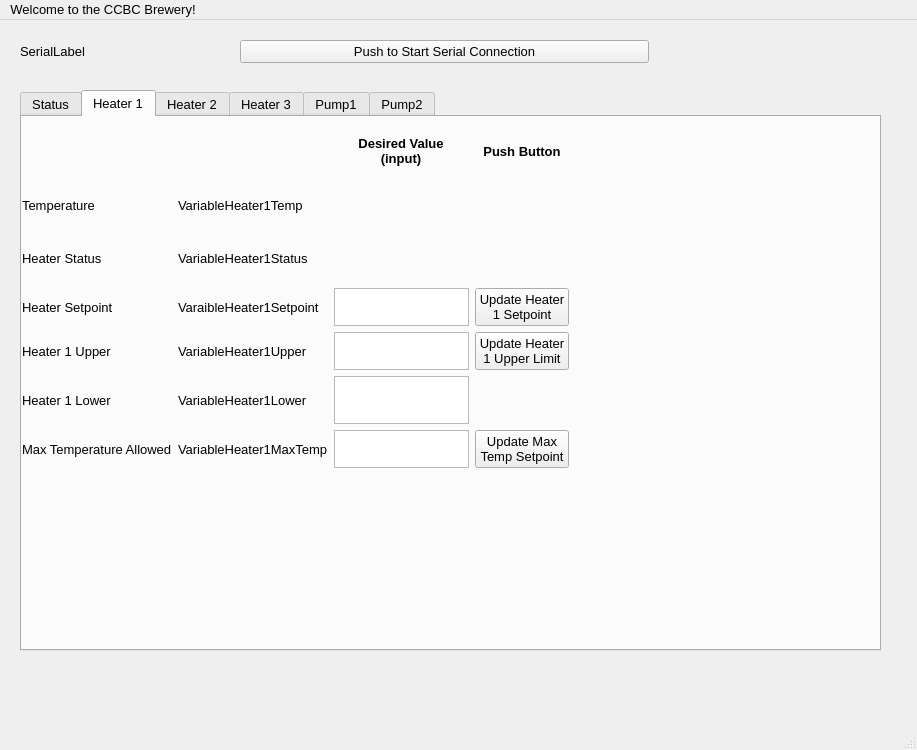
<?xml version="1.0" encoding="UTF-8"?>
<ui version="4.0">
 <class>MainWindow</class>
 <widget class="QMainWindow" name="MainWindow">
  <property name="geometry">
   <rect>
    <x>0</x>
    <y>0</y>
    <width>917</width>
    <height>750</height>
   </rect>
  </property>
  <property name="font">
   <font>
    <pointsize>10</pointsize>
   </font>
  </property>
  <property name="windowTitle">
   <string>MainWindow</string>
  </property>
  <property name="autoFillBackground">
   <bool>false</bool>
  </property>
  <widget class="QWidget" name="centralwidget">
   <widget class="QTabWidget" name="TabWidget">
    <property name="geometry">
     <rect>
      <x>20</x>
      <y>70</y>
      <width>861</width>
      <height>561</height>
     </rect>
    </property>
    <property name="currentIndex">
     <number>1</number>
    </property>
    <widget class="QWidget" name="TabStatus">
     <attribute name="title">
      <string>Status</string>
     </attribute>
     <widget class="QWidget" name="gridLayoutWidget">
      <property name="geometry">
       <rect>
        <x>9</x>
        <y>19</y>
        <width>571</width>
        <height>411</height>
       </rect>
      </property>
      <layout class="QGridLayout" name="gridLayout">
       <item row="2" column="5">
        <widget class="QLabel" name="LabelH2">
         <property name="text">
          <string>LabelH2</string>
         </property>
        </widget>
       </item>
       <item row="4" column="4">
        <widget class="QLabel" name="VariablePress4">
         <property name="text">
          <string>VariablePress4</string>
         </property>
        </widget>
       </item>
       <item row="3" column="3">
        <widget class="QLabel" name="LabelPress3">
         <property name="text">
          <string>LabelPress3</string>
         </property>
        </widget>
       </item>
       <item row="1" column="5">
        <widget class="QLabel" name="LabelH1">
         <property name="text">
          <string>LabelH1</string>
         </property>
        </widget>
       </item>
       <item row="4" column="3">
        <widget class="QLabel" name="LabelPress4">
         <property name="text">
          <string>LabelPress4</string>
         </property>
        </widget>
       </item>
       <item row="1" column="3">
        <widget class="QLabel" name="LabelPress1">
         <property name="text">
          <string>LabelPress1</string>
         </property>
        </widget>
       </item>
       <item row="2" column="1">
        <widget class="QLabel" name="LabelT2">
         <property name="text">
          <string>LabelT2</string>
         </property>
        </widget>
       </item>
       <item row="0" column="3" colspan="2" alignment="Qt::AlignHCenter">
        <widget class="QLabel" name="HeaderPressure">
         <property name="font">
          <font>
           <weight>75</weight>
           <bold>true</bold>
          </font>
         </property>
         <property name="lineWidth">
          <number>1</number>
         </property>
         <property name="text">
          <string>Pressures</string>
         </property>
        </widget>
       </item>
       <item row="2" column="4">
        <widget class="QLabel" name="VariablePress2">
         <property name="text">
          <string>VariablePress2</string>
         </property>
        </widget>
       </item>
       <item row="7" column="5">
        <widget class="QLabel" name="LabelPump3">
         <property name="text">
          <string>LabelPump3</string>
         </property>
        </widget>
       </item>
       <item row="6" column="5">
        <widget class="QLabel" name="LabelPump2">
         <property name="text">
          <string>LabelPump2</string>
         </property>
        </widget>
       </item>
       <item row="3" column="2">
        <widget class="QLabel" name="VariableT3">
         <property name="text">
          <string>VariableT3</string>
         </property>
        </widget>
       </item>
       <item row="0" column="1" colspan="2" alignment="Qt::AlignHCenter">
        <widget class="QLabel" name="HeaderTemperature">
         <property name="font">
          <font>
           <weight>75</weight>
           <bold>true</bold>
          </font>
         </property>
         <property name="lineWidth">
          <number>1</number>
         </property>
         <property name="text">
          <string>Temperatures (F)</string>
         </property>
        </widget>
       </item>
       <item row="1" column="4">
        <widget class="QLabel" name="VariablePress1">
         <property name="text">
          <string>VariablePress1</string>
         </property>
        </widget>
       </item>
       <item row="1" column="2">
        <widget class="QLabel" name="VariableT1">
         <property name="text">
          <string>VariableT1</string>
         </property>
        </widget>
       </item>
       <item row="1" column="1">
        <widget class="QLabel" name="LabelT1">
         <property name="autoFillBackground">
          <bool>true</bool>
         </property>
         <property name="text">
          <string>LabelT1</string>
         </property>
        </widget>
       </item>
       <item row="5" column="5">
        <widget class="QLabel" name="LabelPump1">
         <property name="text">
          <string>LabelPump1</string>
         </property>
        </widget>
       </item>
       <item row="3" column="1">
        <widget class="QLabel" name="LabelT3">
         <property name="text">
          <string>LabelT3</string>
         </property>
        </widget>
       </item>
       <item row="9" column="1">
        <widget class="QLabel" name="LabelT9">
         <property name="text">
          <string>LabelT9</string>
         </property>
        </widget>
       </item>
       <item row="3" column="5">
        <widget class="QLabel" name="LabelH3">
         <property name="text">
          <string>LabelH3</string>
         </property>
        </widget>
       </item>
       <item row="2" column="3">
        <widget class="QLabel" name="LabelPress2">
         <property name="text">
          <string>LabelPress2</string>
         </property>
        </widget>
       </item>
       <item row="8" column="2">
        <widget class="QLabel" name="VariableT8">
         <property name="text">
          <string>VariableT8</string>
         </property>
        </widget>
       </item>
       <item row="6" column="1">
        <widget class="QLabel" name="LabelT6">
         <property name="text">
          <string>LabelT6</string>
         </property>
        </widget>
       </item>
       <item row="7" column="1">
        <widget class="QLabel" name="LabelT7">
         <property name="text">
          <string>LabelT7</string>
         </property>
        </widget>
       </item>
       <item row="6" column="2">
        <widget class="QLabel" name="VariableT6">
         <property name="text">
          <string>VariableT6</string>
         </property>
        </widget>
       </item>
       <item row="8" column="1">
        <widget class="QLabel" name="LabelT8">
         <property name="text">
          <string>LabelT8</string>
         </property>
        </widget>
       </item>
       <item row="7" column="2">
        <widget class="QLabel" name="VariableT7">
         <property name="text">
          <string>VariableT7</string>
         </property>
        </widget>
       </item>
       <item row="2" column="2">
        <widget class="QLabel" name="VariableT2">
         <property name="text">
          <string>VariableT2</string>
         </property>
        </widget>
       </item>
       <item row="4" column="1">
        <widget class="QLabel" name="LabelT4">
         <property name="text">
          <string>LabelT4</string>
         </property>
        </widget>
       </item>
       <item row="9" column="2">
        <widget class="QLabel" name="VariableT9">
         <property name="text">
          <string>VariableT9</string>
         </property>
        </widget>
       </item>
       <item row="4" column="2">
        <widget class="QLabel" name="VariableT4">
         <property name="text">
          <string>VariableT4</string>
         </property>
        </widget>
       </item>
       <item row="3" column="4">
        <widget class="QLabel" name="VariablePress3">
         <property name="text">
          <string>VariablePress3</string>
         </property>
        </widget>
       </item>
       <item row="5" column="1">
        <widget class="QLabel" name="LabelT5">
         <property name="text">
          <string>LabelT5</string>
         </property>
        </widget>
       </item>
       <item row="5" column="2">
        <widget class="QLabel" name="VariableT5">
         <property name="text">
          <string>VariableT5</string>
         </property>
        </widget>
       </item>
       <item row="1" column="6">
        <widget class="QLabel" name="VariableH1">
         <property name="text">
          <string>VariableH1</string>
         </property>
        </widget>
       </item>
       <item row="0" column="5" colspan="2" alignment="Qt::AlignHCenter">
        <widget class="QLabel" name="HeaderController">
         <property name="font">
          <font>
           <weight>75</weight>
           <bold>true</bold>
          </font>
         </property>
         <property name="text">
          <string>Controller Statuses</string>
         </property>
        </widget>
       </item>
       <item row="2" column="6">
        <widget class="QLabel" name="VariableH2">
         <property name="text">
          <string>VariableH2</string>
         </property>
        </widget>
       </item>
       <item row="3" column="6">
        <widget class="QLabel" name="VariableH3">
         <property name="text">
          <string>VariableH3</string>
         </property>
        </widget>
       </item>
       <item row="5" column="6">
        <widget class="QLabel" name="VariablePump1">
         <property name="text">
          <string>VariablePump1</string>
         </property>
        </widget>
       </item>
       <item row="6" column="6">
        <widget class="QLabel" name="VariablePump2">
         <property name="text">
          <string>VaraiblePump2</string>
         </property>
        </widget>
       </item>
       <item row="7" column="6">
        <widget class="QLabel" name="VariablePump3">
         <property name="text">
          <string>VariablePump3</string>
         </property>
        </widget>
       </item>
      </layout>
     </widget>
    </widget>
    <widget class="QWidget" name="TabHeater1">
     <attribute name="title">
      <string>Heater 1</string>
     </attribute>
     <widget class="QWidget" name="gridLayoutWidget_2">
      <property name="geometry">
       <rect>
        <x>0</x>
        <y>10</y>
        <width>547</width>
        <height>341</height>
       </rect>
      </property>
      <layout class="QGridLayout" name="gridLayout_2">
       <item row="4" column="0">
        <widget class="QLabel" name="LabelHeater1Upper">
         <property name="text">
          <string>Heater 1 Upper</string>
         </property>
        </widget>
       </item>
       <item row="2" column="0">
        <widget class="QLabel" name="LabelHeaterStatus">
         <property name="text">
          <string>Heater Status</string>
         </property>
        </widget>
       </item>
       <item row="3" column="0">
        <widget class="QLabel" name="LabelHeaterSetpointName">
         <property name="text">
          <string>Heater Setpoint</string>
         </property>
        </widget>
       </item>
       <item row="3" column="3">
        <widget class="QPushButton" name="ButtonUpdateHeater1Setpoint">
         <property name="text">
          <string>Update Heater 
1 Setpoint</string>
         </property>
        </widget>
       </item>
       <item row="3" column="1">
        <widget class="QLabel" name="VariableHeater1Setpoint">
         <property name="text">
          <string>VaraibleHeater1Setpoint</string>
         </property>
        </widget>
       </item>
       <item row="3" column="2" alignment="Qt::AlignHCenter|Qt::AlignVCenter">
        <widget class="QTextEdit" name="InputHeater1Setpoint">
         <property name="sizePolicy">
          <sizepolicy hsizetype="Expanding" vsizetype="Ignored">
           <horstretch>0</horstretch>
           <verstretch>1</verstretch>
          </sizepolicy>
         </property>
         <property name="minimumSize">
          <size>
           <width>0</width>
           <height>2</height>
          </size>
         </property>
         <property name="maximumSize">
          <size>
           <width>16777215</width>
           <height>8777207</height>
          </size>
         </property>
        </widget>
       </item>
       <item row="1" column="0">
        <widget class="QLabel" name="LabelHeater1Temp">
         <property name="text">
          <string>Temperature</string>
         </property>
        </widget>
       </item>
       <item row="0" column="2" alignment="Qt::AlignHCenter">
        <widget class="QLabel" name="HeaderDesiredValue">
         <property name="font">
          <font>
           <weight>75</weight>
           <bold>true</bold>
          </font>
         </property>
         <property name="text">
          <string>Desired Value 
(input)</string>
         </property>
         <property name="alignment">
          <set>Qt::AlignCenter</set>
         </property>
        </widget>
       </item>
       <item row="6" column="0">
        <widget class="QLabel" name="LabelHeater1MaxTemp">
         <property name="text">
          <string>Max Temperature Allowed</string>
         </property>
        </widget>
       </item>
       <item row="6" column="1">
        <widget class="QLabel" name="VariableHeater1MaxTemp">
         <property name="text">
          <string>VariableHeater1MaxTemp</string>
         </property>
        </widget>
       </item>
       <item row="2" column="1">
        <widget class="QLabel" name="VariableHeater1Status">
         <property name="text">
          <string>VariableHeater1Status</string>
         </property>
        </widget>
       </item>
       <item row="1" column="1">
        <widget class="QLabel" name="VariableHeater1Temp">
         <property name="text">
          <string>VariableHeater1Temp</string>
         </property>
        </widget>
       </item>
       <item row="6" column="2" alignment="Qt::AlignHCenter|Qt::AlignVCenter">
        <widget class="QTextEdit" name="InputHeater1MaxTemp">
         <property name="sizePolicy">
          <sizepolicy hsizetype="Expanding" vsizetype="Ignored">
           <horstretch>0</horstretch>
           <verstretch>1</verstretch>
          </sizepolicy>
         </property>
         <property name="maximumSize">
          <size>
           <width>16777215</width>
           <height>8777215</height>
          </size>
         </property>
        </widget>
       </item>
       <item row="0" column="3">
        <widget class="QLabel" name="HeaderDesiredValue_2">
         <property name="font">
          <font>
           <weight>75</weight>
           <bold>true</bold>
          </font>
         </property>
         <property name="text">
          <string>Push Button</string>
         </property>
         <property name="alignment">
          <set>Qt::AlignCenter</set>
         </property>
        </widget>
       </item>
       <item row="6" column="3">
        <widget class="QPushButton" name="ButtonUpdateHeater1MaxTemp">
         <property name="text">
          <string>Update Max 
Temp Setpoint</string>
         </property>
        </widget>
       </item>
       <item row="5" column="0">
        <widget class="QLabel" name="LabelHeater1Lower">
         <property name="text">
          <string>Heater 1 Lower</string>
         </property>
        </widget>
       </item>
       <item row="4" column="1">
        <widget class="QLabel" name="VariableHeater1Upper">
         <property name="text">
          <string>VariableHeater1Upper</string>
         </property>
        </widget>
       </item>
       <item row="5" column="1">
        <widget class="QLabel" name="VariableHeater1Lower">
         <property name="text">
          <string>VariableHeater1Lower</string>
         </property>
        </widget>
       </item>
       <item row="4" column="2">
        <widget class="QTextEdit" name="InputHeater1Upper">
         <property name="sizePolicy">
          <sizepolicy hsizetype="Expanding" vsizetype="Ignored">
           <horstretch>0</horstretch>
           <verstretch>0</verstretch>
          </sizepolicy>
         </property>
        </widget>
       </item>
       <item row="5" column="2">
        <widget class="QTextEdit" name="InputHeater1Lower">
         <property name="sizePolicy">
          <sizepolicy hsizetype="Expanding" vsizetype="Ignored">
           <horstretch>0</horstretch>
           <verstretch>0</verstretch>
          </sizepolicy>
         </property>
        </widget>
       </item>
       <item row="4" column="3">
        <widget class="QPushButton" name="ButtonUpdateHeater1Upper">
         <property name="text">
          <string>Update Heater
1 Upper Limit</string>
         </property>
        </widget>
       </item>
      </layout>
     </widget>
    </widget>
    <widget class="QWidget" name="TabHeater2">
     <attribute name="title">
      <string>Heater 2</string>
     </attribute>
     <widget class="QWidget" name="gridLayoutWidget_3">
      <property name="geometry">
       <rect>
        <x>0</x>
        <y>10</y>
        <width>531</width>
        <height>232</height>
       </rect>
      </property>
      <layout class="QGridLayout" name="gridLayout_3">
       <item row="2" column="0">
        <widget class="QLabel" name="LabelHeater2Status">
         <property name="text">
          <string>Heater Status</string>
         </property>
        </widget>
       </item>
       <item row="1" column="0">
        <widget class="QLabel" name="LabelHeater2Temp">
         <property name="text">
          <string>Temperature</string>
         </property>
        </widget>
       </item>
       <item row="1" column="1">
        <widget class="QLabel" name="VariableHeater2Temp">
         <property name="text">
          <string>VariableHeater2Temp</string>
         </property>
        </widget>
       </item>
       <item row="2" column="1">
        <widget class="QLabel" name="VariableHeater2Status">
         <property name="text">
          <string>VariableHeater2Status</string>
         </property>
        </widget>
       </item>
       <item row="3" column="3">
        <widget class="QPushButton" name="ButtonUpdateHeater2Setpoint">
         <property name="text">
          <string>Update Heater 
2 Setpoint</string>
         </property>
        </widget>
       </item>
       <item row="3" column="1">
        <widget class="QLabel" name="VariableHeater2Setpoint">
         <property name="text">
          <string>VaraibleHeater2Setpoint</string>
         </property>
        </widget>
       </item>
       <item row="4" column="0">
        <widget class="QLabel" name="LabelHeater2MaxTemp">
         <property name="text">
          <string>Max Temperature Allowed</string>
         </property>
        </widget>
       </item>
       <item row="4" column="1">
        <widget class="QLabel" name="VariableHeater2MaxTemp">
         <property name="text">
          <string>VariableHeater2MaxTemp</string>
         </property>
        </widget>
       </item>
       <item row="3" column="0">
        <widget class="QLabel" name="LabelHeater2SetpointName">
         <property name="text">
          <string>Heater Setpoint</string>
         </property>
        </widget>
       </item>
       <item row="4" column="2" alignment="Qt::AlignHCenter|Qt::AlignVCenter">
        <widget class="QTextEdit" name="InputHeater2MaxTemp"/>
       </item>
       <item row="0" column="2" alignment="Qt::AlignHCenter">
        <widget class="QLabel" name="HeaderDesiredValue_3">
         <property name="font">
          <font>
           <weight>75</weight>
           <bold>true</bold>
          </font>
         </property>
         <property name="text">
          <string>Desired Value 
(input)</string>
         </property>
         <property name="alignment">
          <set>Qt::AlignCenter</set>
         </property>
        </widget>
       </item>
       <item row="4" column="3">
        <widget class="QPushButton" name="ButtonUpdateHeater2MaxTemp">
         <property name="text">
          <string>Update Max 
Temp Setpoint</string>
         </property>
        </widget>
       </item>
       <item row="3" column="2" alignment="Qt::AlignHCenter|Qt::AlignVCenter">
        <widget class="QTextEdit" name="InputHeater2Setpoint"/>
       </item>
       <item row="0" column="3">
        <widget class="QLabel" name="HeaderDesiredValue_4">
         <property name="font">
          <font>
           <weight>75</weight>
           <bold>true</bold>
          </font>
         </property>
         <property name="text">
          <string>Push Button</string>
         </property>
         <property name="alignment">
          <set>Qt::AlignCenter</set>
         </property>
        </widget>
       </item>
      </layout>
     </widget>
    </widget>
    <widget class="QWidget" name="TabHeater3">
     <attribute name="title">
      <string>Heater 3</string>
     </attribute>
     <widget class="QWidget" name="gridLayoutWidget_4">
      <property name="geometry">
       <rect>
        <x>0</x>
        <y>10</y>
        <width>531</width>
        <height>232</height>
       </rect>
      </property>
      <layout class="QGridLayout" name="gridLayout_4">
       <item row="2" column="0">
        <widget class="QLabel" name="LabelHeater3Status">
         <property name="text">
          <string>Heater Status</string>
         </property>
        </widget>
       </item>
       <item row="1" column="0">
        <widget class="QLabel" name="LabelHeater3Temp">
         <property name="text">
          <string>Temperature</string>
         </property>
        </widget>
       </item>
       <item row="1" column="1">
        <widget class="QLabel" name="VariableHeater3Temp">
         <property name="text">
          <string>VariableHeater3Temp</string>
         </property>
        </widget>
       </item>
       <item row="2" column="1">
        <widget class="QLabel" name="VariableHeater3Status">
         <property name="text">
          <string>VariableHeater3Status</string>
         </property>
        </widget>
       </item>
       <item row="3" column="3">
        <widget class="QPushButton" name="ButtonUpdateHeater3Setpoint">
         <property name="text">
          <string>Update Heater 
3 Setpoint</string>
         </property>
        </widget>
       </item>
       <item row="3" column="1">
        <widget class="QLabel" name="VariableHeater3Setpoint">
         <property name="text">
          <string>VaraibleHeater3Setpoint</string>
         </property>
        </widget>
       </item>
       <item row="4" column="0">
        <widget class="QLabel" name="LabelHeater3MaxTemp">
         <property name="text">
          <string>Max Temperature Allowed</string>
         </property>
        </widget>
       </item>
       <item row="4" column="1">
        <widget class="QLabel" name="VariableHeater3MaxTemp">
         <property name="text">
          <string>VariableHeater3MaxTemp</string>
         </property>
        </widget>
       </item>
       <item row="3" column="0">
        <widget class="QLabel" name="LabelHeater3SetpointName">
         <property name="text">
          <string>Heater Setpoint</string>
         </property>
        </widget>
       </item>
       <item row="4" column="2" alignment="Qt::AlignHCenter|Qt::AlignVCenter">
        <widget class="QTextEdit" name="InputHeater3MaxTemp"/>
       </item>
       <item row="0" column="2" alignment="Qt::AlignHCenter">
        <widget class="QLabel" name="HeaderDesiredValue_5">
         <property name="font">
          <font>
           <weight>75</weight>
           <bold>true</bold>
          </font>
         </property>
         <property name="text">
          <string>Desired Value 
(input)</string>
         </property>
         <property name="alignment">
          <set>Qt::AlignCenter</set>
         </property>
        </widget>
       </item>
       <item row="4" column="3">
        <widget class="QPushButton" name="ButtonUpdateHeater3MaxTemp">
         <property name="text">
          <string>Update Max 
Temp Setpoint</string>
         </property>
        </widget>
       </item>
       <item row="3" column="2" alignment="Qt::AlignHCenter|Qt::AlignVCenter">
        <widget class="QTextEdit" name="InputHeater3Setpoint"/>
       </item>
       <item row="0" column="3">
        <widget class="QLabel" name="HeaderDesiredValue_6">
         <property name="font">
          <font>
           <weight>75</weight>
           <bold>true</bold>
          </font>
         </property>
         <property name="text">
          <string>Push Button</string>
         </property>
         <property name="alignment">
          <set>Qt::AlignCenter</set>
         </property>
        </widget>
       </item>
      </layout>
     </widget>
    </widget>
    <widget class="QWidget" name="TabPump1">
     <property name="enabled">
      <bool>true</bool>
     </property>
     <property name="accessibleName">
      <string/>
     </property>
     <attribute name="title">
      <string>Pump1</string>
     </attribute>
    </widget>
    <widget class="QWidget" name="TabPump2">
     <attribute name="title">
      <string>Pump2</string>
     </attribute>
    </widget>
   </widget>
   <widget class="QLabel" name="serialLabel">
    <property name="geometry">
     <rect>
      <x>20</x>
      <y>20</y>
      <width>202</width>
      <height>23</height>
     </rect>
    </property>
    <property name="text">
     <string>SerialLabel</string>
    </property>
   </widget>
   <widget class="QPushButton" name="Button_startSerial">
    <property name="geometry">
     <rect>
      <x>240</x>
      <y>20</y>
      <width>409</width>
      <height>23</height>
     </rect>
    </property>
    <property name="text">
     <string>Push to Start Serial Connection</string>
    </property>
   </widget>
  </widget>
  <widget class="QMenuBar" name="menubar">
   <property name="geometry">
    <rect>
     <x>0</x>
     <y>0</y>
     <width>917</width>
     <height>21</height>
    </rect>
   </property>
   <widget class="QMenu" name="menuWelcome_to_the_CCBC_Brewery">
    <property name="title">
     <string>Welcome to the CCBC Brewery!</string>
    </property>
   </widget>
   <addaction name="menuWelcome_to_the_CCBC_Brewery"/>
  </widget>
  <widget class="QStatusBar" name="statusbar"/>
 </widget>
 <resources/>
 <connections>
  <connection>
   <sender>Button_startSerial</sender>
   <signal>clicked()</signal>
   <receiver>MainWindow</receiver>
   <slot>update()</slot>
   <hints>
    <hint type="sourcelabel">
     <x>334</x>
     <y>266</y>
    </hint>
    <hint type="destinationlabel">
     <x>494</x>
     <y>374</y>
    </hint>
   </hints>
  </connection>
  <connection>
   <sender>ButtonUpdateHeater1Setpoint</sender>
   <signal>clicked()</signal>
   <receiver>MainWindow</receiver>
   <slot>update()</slot>
   <hints>
    <hint type="sourcelabel">
     <x>505</x>
     <y>243</y>
    </hint>
    <hint type="destinationlabel">
     <x>494</x>
     <y>374</y>
    </hint>
   </hints>
  </connection>
  <connection>
   <sender>ButtonUpdateHeater1MaxTemp</sender>
   <signal>clicked()</signal>
   <receiver>MainWindow</receiver>
   <slot>update()</slot>
   <hints>
    <hint type="sourcelabel">
     <x>505</x>
     <y>320</y>
    </hint>
    <hint type="destinationlabel">
     <x>494</x>
     <y>374</y>
    </hint>
   </hints>
  </connection>
  <connection>
   <sender>ButtonUpdateHeater2Setpoint</sender>
   <signal>clicked()</signal>
   <receiver>MainWindow</receiver>
   <slot>update()</slot>
   <hints>
    <hint type="sourcelabel">
     <x>505</x>
     <y>243</y>
    </hint>
    <hint type="destinationlabel">
     <x>494</x>
     <y>374</y>
    </hint>
   </hints>
  </connection>
  <connection>
   <sender>ButtonUpdateHeater2MaxTemp</sender>
   <signal>clicked()</signal>
   <receiver>MainWindow</receiver>
   <slot>update()</slot>
   <hints>
    <hint type="sourcelabel">
     <x>505</x>
     <y>320</y>
    </hint>
    <hint type="destinationlabel">
     <x>494</x>
     <y>374</y>
    </hint>
   </hints>
  </connection>
  <connection>
   <sender>ButtonUpdateHeater3Setpoint</sender>
   <signal>clicked()</signal>
   <receiver>MainWindow</receiver>
   <slot>update()</slot>
   <hints>
    <hint type="sourcelabel">
     <x>505</x>
     <y>243</y>
    </hint>
    <hint type="destinationlabel">
     <x>494</x>
     <y>374</y>
    </hint>
   </hints>
  </connection>
  <connection>
   <sender>ButtonUpdateHeater3MaxTemp</sender>
   <signal>clicked()</signal>
   <receiver>MainWindow</receiver>
   <slot>update()</slot>
   <hints>
    <hint type="sourcelabel">
     <x>505</x>
     <y>320</y>
    </hint>
    <hint type="destinationlabel">
     <x>494</x>
     <y>374</y>
    </hint>
   </hints>
  </connection>
 </connections>
</ui>
